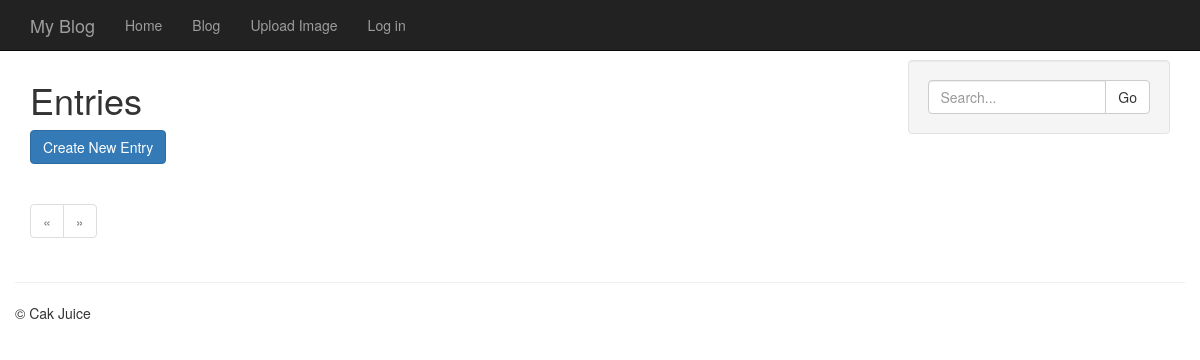
/entries/, run on an earlier commit of the app's database.
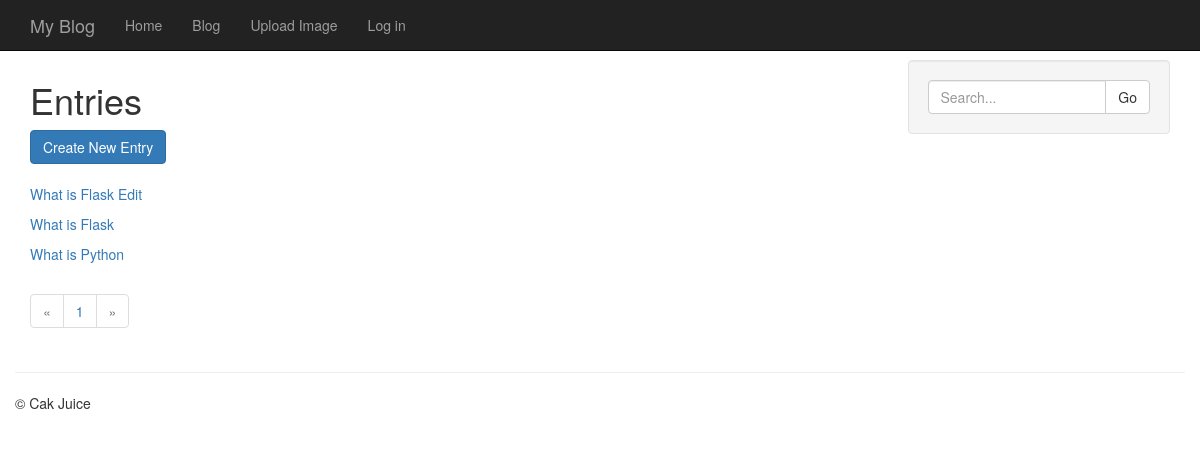
And on a later commit of the database.
### models.py (models this page shows, shortened)
class Entry(db.Model):
	STATUS_PUBLIC = 0
	STATUS_DRAFT = 1
	STATUS_DELETED = 2
	id = db.Column(db.Integer, primary_key=True)
	title = db.Column(db.String(100))
	slug = db.Column(db.String(100), unique=True)
	body = db.Column(db.Text)
	status = db.Column(db.SmallInteger, default=STATUS_PUBLIC)
	created_timestamp = db.Column(db.DateTime, default=datetime.datetime.now)
	modified_timestamp = db.Column(db.DateTime, default=datetime.datetime.now, onupdate=datetime.datetime.now)
	author_id = db.Column(db.Integer, db.ForeignKey('user.id'))
	tags = db.relationship('Tag', secondary=entry_tags, backref=db.backref('entries', lazy='dynamic'))

### entries/blueprint.py (the view)
@entries.route('/')
def index():
	entries = Entry.query.order_by(Entry.created_timestamp.desc())
	return entry_list('entries/index.html', entries)

### app.py (called while the page is built)
@app.before_request
def _before_request():
	g.user = current_user

### helpers.py (called while the page is built)
def object_list(template_name, query, paginate_by=20, **context):
	page = request.args.get('page')
	if page and page.isdigit():
		page = int(page)
	else:
		page = 1
	object_list = query.paginate(page, paginate_by)
	return render_template(template_name, object_list=object_list, **context)

def entry_list(template, query, **context):
	valid_statuses = (Entry.STATUS_PUBLIC, Entry.STATUS_DRAFT)
	query = query.filter(Entry.status.in_(valid_statuses))
	if request.args.get('q'):
		search = request.args['q']
		query = query.filter(
				(Entry.body.contains(search)) |
				(Entry.title.contains(search)))
	return object_list(template, query, **context)

### templates/entries/index.html (shortened to what this page needs)
{% extends 'entries/base_entries.html' %}
{% block content_title %}Entries{% endblock %}

### templates/entries/base_entries.html
{% extends 'base.html' %}
{% block sidebar %}
	<form class="form-inline well" method="get" role="form">
		<div class="input-group">
			<input class="form-control input-xs" name="q" placeholder="Search..." value="{{ request.args.get('q', '') }}"/>
			<span class="input-group-btn">
				<button class="btn btn-default" type="submit">Go</button>
			</span>
		</div>
	</form>
{% endblock %}
{% block content %}
	<div style="margin-bottom: 20px">
		<a class="btn btn-primary" href="{{ url_for('entries.create') }}">Create New Entry</a>
	</div>
	{% include 'includes/list.html' %}
	{% include 'includes/page_links.html' %}
{% endblock %}

### templates/base.html (shortened to what this page needs)
<!DOCTYPE html>
<html>
<head>
	<link rel="stylesheet" type="text/css" href="{{ url_for('static', filename='css/bootstrap.min.css') }}">
</head>
<body class="{% block body_class %}{% endblock %}">
	<nav class="navbar navbar-inverse navbar-fixed-top">
		<div class="container">
			<div class="navbar-header">
				<a class="navbar-brand" href="#">{% block branding %}My Blog{% endblock %}</a>
			</div>
			<div class="collapse navbar-collapse">
				<ul class="nav navbar-nav">
					<li><a href="{{ url_for('homepage') }}">Home</a></li>
					<li><a href="{{ url_for('entries.index') }}">Blog</a></li>
					<li><a href="{{ url_for('entries.image_upload') }}">Upload Image</a></li>
					{% if g.user.is_authenticated %}
						<li><a href="{{ url_for('logout', next=request.path) }}">Log out</a></li>
					{% else %}
						<li><a href="{{ url_for('login', next=request.path) }}">Log in</a></li>
					{% endif %}
				</ul>
			</div>
		</div>
	</nav>
	<div class="container">
		<div class="row">
			<div class="col-md-9">
				<h1>{% block content_title %}{% endblock %}</h1>
				{% block content %}{% endblock %}
			</div>
			<div class="col-md-3">
				{% block sidebar %}{% endblock %}
			</div>
		</div>
		<div class="row">
			<hr />
			<footer>
				<p>&copy; Cak Juice</p>
			</footer>
		</div>
	</div>
</body>
</html>

### templates/includes/list.html
{% for entry in object_list.items %}
	<p><a href="{{ url_for('entries.detail', slug=entry.slug) }}">{{ entry.title }}</a></p>
{% endfor %}

### templates/includes/page_links.html
<ul class="pagination">
	<li{% if not object_list.has_prev %} class="disabled"{% endif %}>
		{% if object_list.has_prev %}
			<a href="./?page={{ object_list.prev_num }}">&laquo;</a>
		{% else %}
			<a href="#">&laquo;</a>
		{% endif %}
	</li>
	{% for page in object_list.iter_pages() %}
		<li>
			{% if page %}
				<a {% if page == object_list.page %}class="active" {% endif %}href="./?page={{ page }}">{{ page }}</a>
			{% else %}
				<a class="disabled">...</a>
			{% endif %}
		</li>
	{% endfor %}
	<li{% if not object_list.has_next %} class="disabled"{% endif %}>
		{% if object_list.has_next %}
			<a href="./?page={{ object_list.next_num }}">&raquo;</a>
		{% else %}
			<a href="#">&raquo;</a>
		{% endif %}
	</li>
</ul>

### templates/base.html (style rules this page uses)
body { padding-top:60px; }

What changed in the data, as far as the page shows it:
added Entry: title "What is Flask Edit"
added Entry: title "What is Flask"
added Entry: title "What is Python"
Also different on the page:
new list line: "1"
